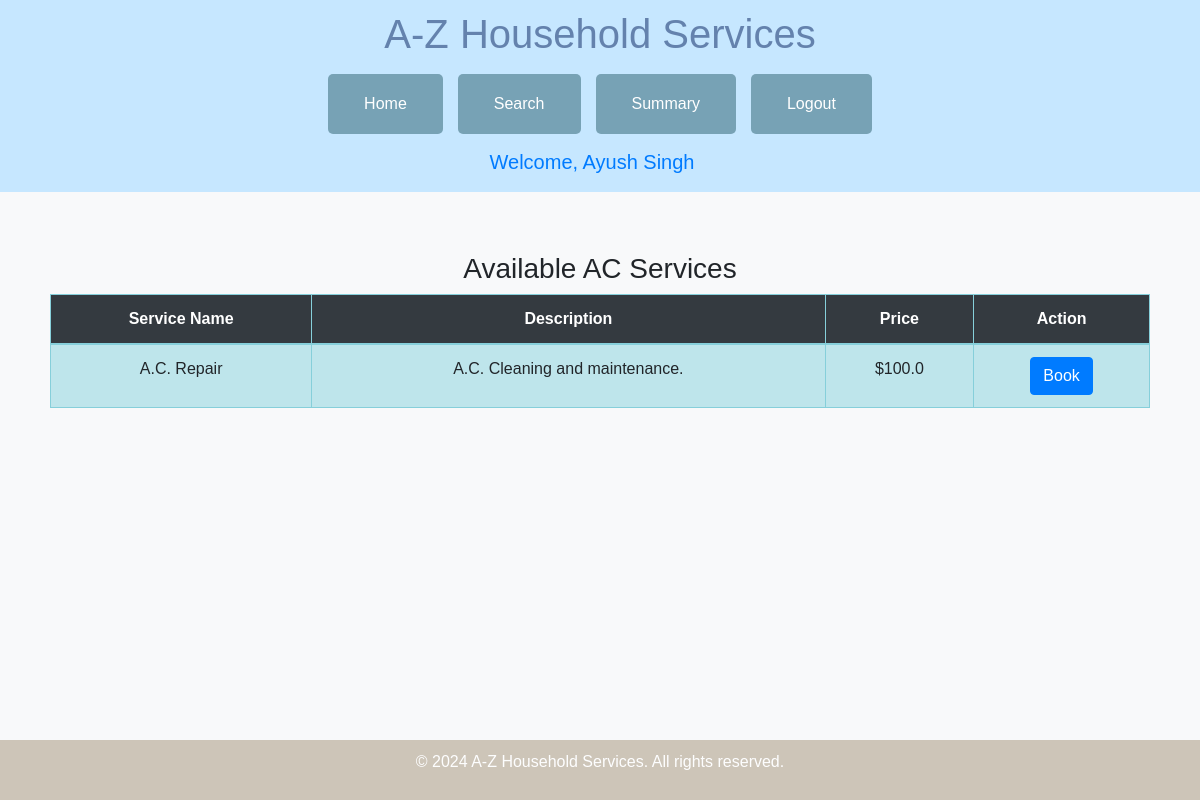
Page /customer/dashboard/ac_services (signed in) on the committed database.
### models.py (models this page shows)
class Customer(UserMixin, db.Model):
    id = db.Column(UUID(as_uuid=True), primary_key=True, default=uuid.uuid4)
    name = db.Column(db.String(80))
    email = db.Column(db.String(120), unique=True)
    password = db.Column(db.String(80))
    address = db.Column(db.String(80))
    pincode = db.Column(db.Integer)
    is_blocked=db.Column(db.Boolean, default=False)

class Service(db.Model):
    id = db.Column(UUID(as_uuid=True), primary_key=True, default=uuid.uuid4)
    name = db.Column(db.String(80))
    price = db.Column(db.Float)
    description = db.Column(db.String(200))
    time_required = db.Column(db.String(50))

### app.py (the view)
@app.route('/customer/dashboard/ac_services')
@login_required
def ac_services():
    cs2=Service.query.filter(
        or_(
        Service.name.ilike('%A.C.%'),
        Service.description.ilike('%A.C.%')
        )
    ).all()
    print(cs2)
    return render_template("customer/ac_services.html", services=cs2, customer=current_user)

### app.py (called while the page is built)
@login_manager.user_loader
def load_user(user_id):
    try:
        user_uuid=uuid.UUID(user_id)
        return db.session.get(Admin, user_uuid) or \
            db.session.get(Customer, user_uuid) or \
            db.session.get(Professional, user_uuid)
    except ValueError:
        return None

### templates/customer/ac_services.html (shortened to what this page needs)
{% extends "customer/base_customer_dash.html" %}
{% block greet%} {{customer.name}} {% endblock %}
{% block content %}
<div class="container">
    <h3>Available AC Services</h3>
    <table class="table table table-bordered  table-info table-hover">
        <thead class="table-dark">
            <tr>
                <th>Service Name</th>
                <th>Description</th>
                <th>Price</th>
                <th>Action</th>
            </tr>
        </thead>
        <tbody>
            {% for service in services %}
            <tr>
                <td>{{ service.name }}</td>
                <td>{{ service.description }}</td>
                <td>${{ service.price }}</td>
                <td>
                    <a href="{{ url_for('book_service', service_id=service.id) }}" class="btn btn-primary">Book</a>
                </td>
            </tr>
            {% endfor %}
        </tbody>
    </table>
</div>
{% endblock %}

### rows in the picture
Customer: name "Ayush Singh"
Service: name "A.C. Repair", description "A.C. Cleaning and maintenance.", price "100.0"
